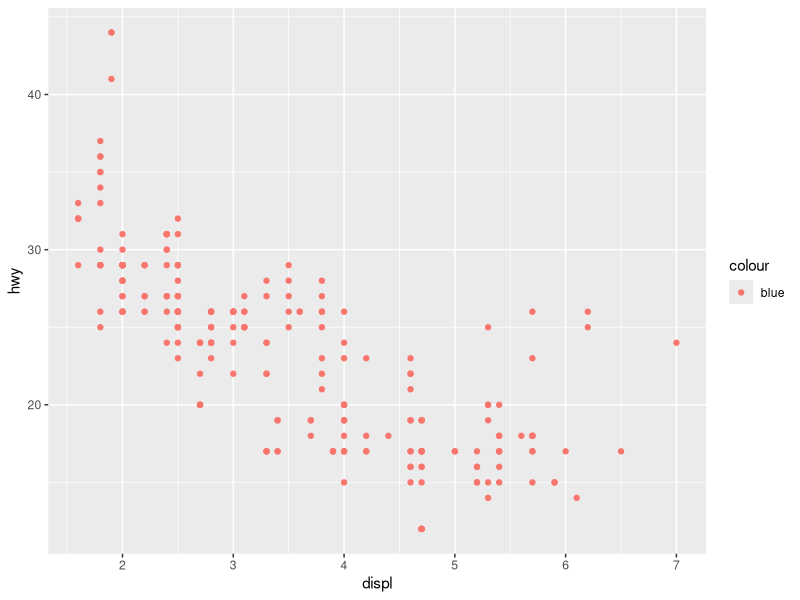
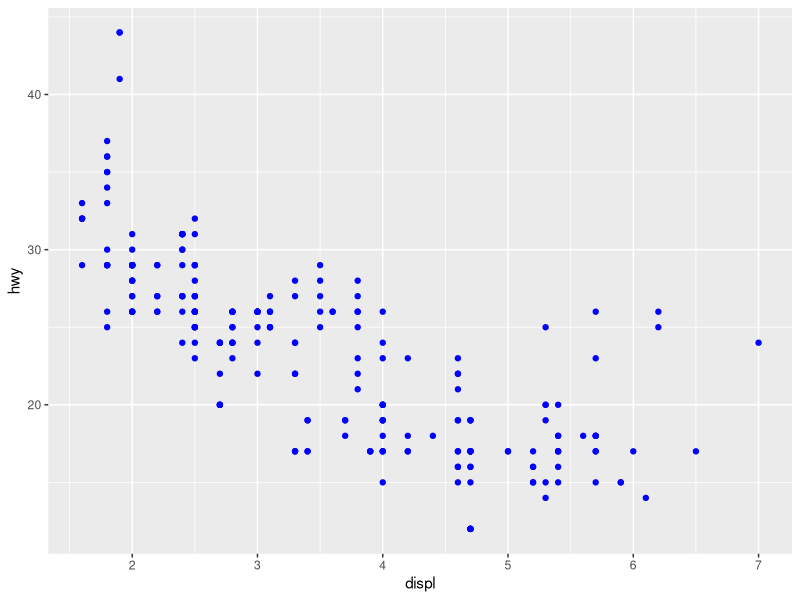
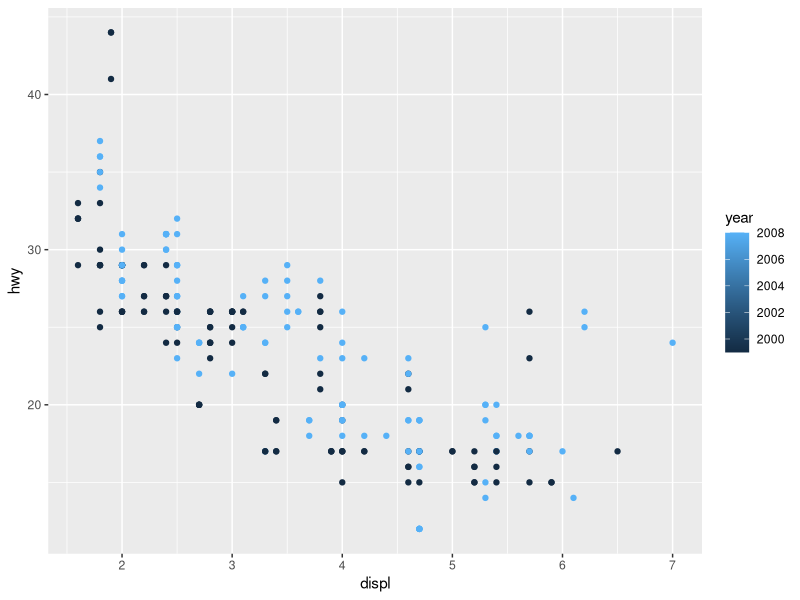
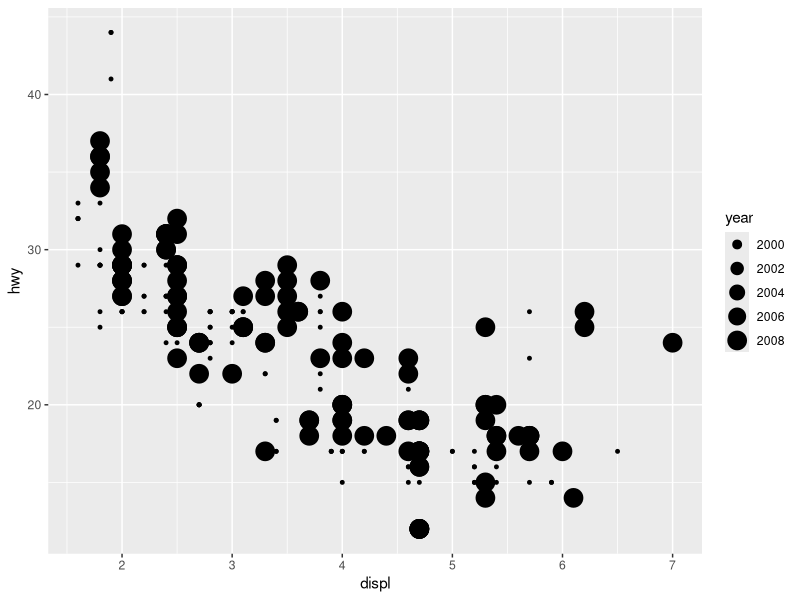
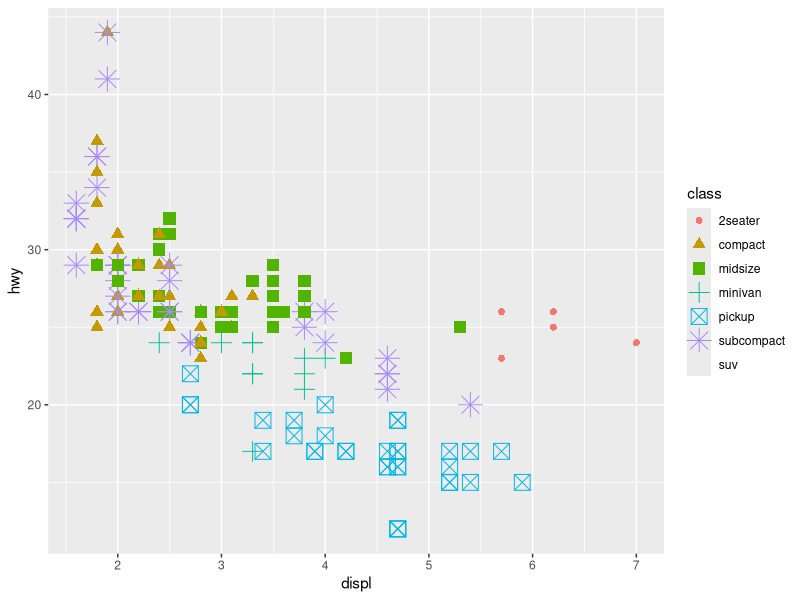
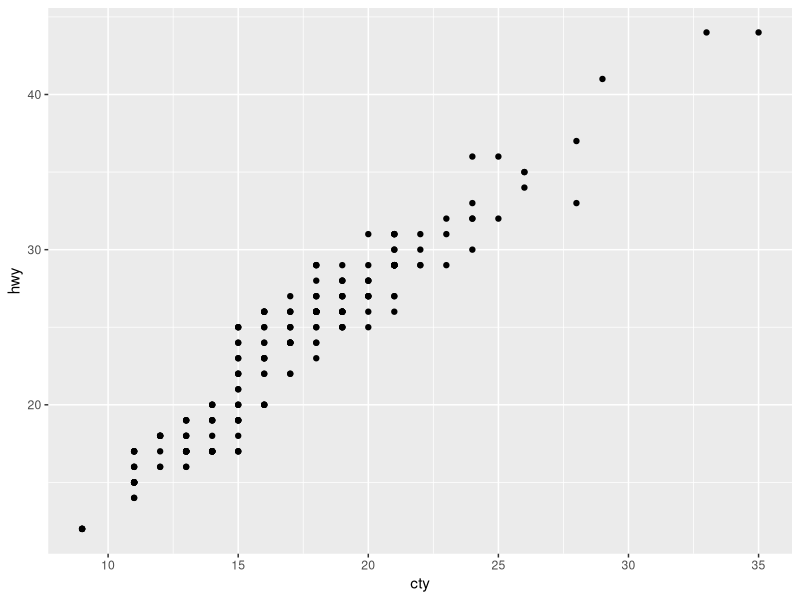
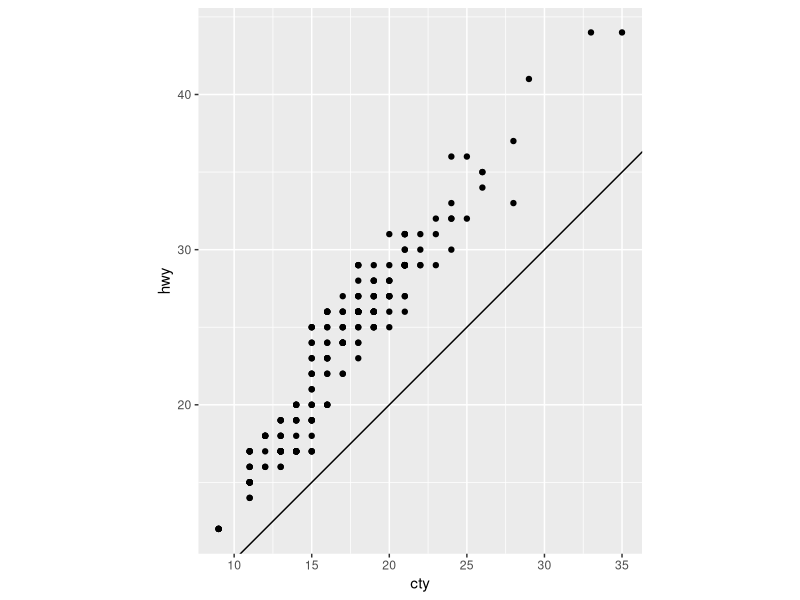

These figures' R source, in order:
## ---- chunk 1
    library(ggplot2)
    ggplot(data = mpg) + 
      geom_point(mapping = aes(x = displ, y = hwy, color = "blue"))
## ---- chunk 2
    ggplot(data = mpg) + 
      geom_point(mapping = aes(x = displ, y = hwy), color = "blue")
## ---- chunk 3
    str(ggplot2::mpg)
## ---- chunk 4
    ggplot(data=mpg)+
      geom_point(mapping=aes(x=displ,y=hwy, color=year))
    ggplot(data=mpg)+
      geom_point(mapping=aes(x=displ,y=hwy, size=year))
    # ggplot(data=mpg)+
    #  geom_point(mapping=aes(x=displ,y=hwy, shape=year))
## ---- chunk 5
    ggplot(data=mpg)+
      geom_point(mapping=aes(x=displ,y=hwy, color=class, size=class, shape=class))
## ---- chunk 6

## ---- chunk 7

## ---- chunk 8

## ---- chunk 9

## ---- chunk 10

## ---- chunk 11

## ---- chunk 12

## ---- chunk 13

## ---- chunk 14

## ---- chunk 15

## ---- chunk 16

## ---- chunk 17

## ---- chunk 18

## ---- chunk 19

## ---- chunk 20

## ---- chunk 21

## ---- chunk 22
    ggplot(data = mpg, mapping = aes(x = cty, y = hwy)) + 
      geom_point()
## ---- chunk 23

## ---- chunk 24

## ---- chunk 25

## ---- chunk 26

## ---- chunk 27

## ---- chunk 28
    ggplot(data = mpg, mapping = aes(x = cty, y = hwy)) +
      geom_point() + 
      geom_abline() +
      coord_fixed()
## ---- chunk 29

